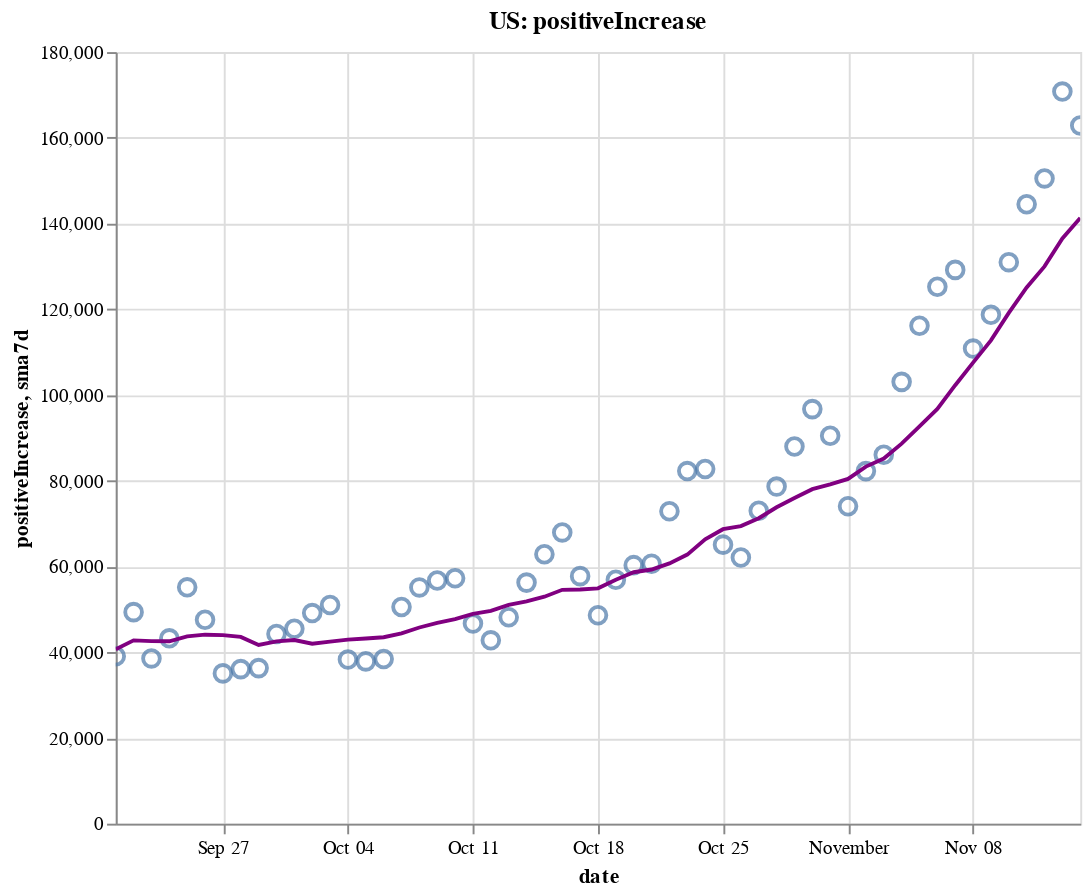

Notebook code for this chart:
### Code cell
create_plot(us, 'positiveIncrease')

### Figure 1 — Vega-Lite specification as saved in the notebook (floating-point values rounded to 4 significant figures)
{"config": {"view": {"continuousWidth": 400, "continuousHeight": 300}}, "layer": [{"layer": [{"mark": {"type": "point", "size": 75}, "encoding": {"tooltip": [{"type": "temporal", "field": "date"}, {"type": "quantitative", "field": "positiveIncrease"}, {"type": "quantitative", "field": "sma7d"}], "x": {"type": "temporal", "field": "date"}, "y": {"type": "quantitative", "field": "positiveIncrease"}}, "selection": {"selector002": {"type": "interval", "bind": "scales", "encodings": ["x", "y"]}}}, {"mark": {"type": "line", "color": "purple"}, "encoding": {"x": {"type": "temporal", "field": "date"}, "y": {"type": "quantitative", "field": "sma7d"}}}]}, {"mark": {"type": "rule", "color": "#aaa"}, "encoding": {"x": {"type": "temporal", "field": "date"}}, "transform": [{"filter": {"selection": "selector001"}}]}, {"mark": "circle", "encoding": {"opacity": {"condition": {"value": 1, "selection": "selector001"}, "value": 0}, "tooltip": [{"type": "temporal", "field": "date"}, {"type": "quantitative", "field": "positiveIncrease"}, {"type": "quantitative", "field": "sma7d"}], "x": {"type": "temporal", "field": "date"}, "y": {"type": "quantitative", "field": "positiveIncrease"}}, "selection": {"selector001": {"type": "single", "encodings": ["x"], "on": "mouseover", "nearest": true, "empty": "none"}}}, {"mark": {"type": "text", "align": "left", "dx": 5, "dy": -5, "stroke": "white", "strokeWidth": 2}, "encoding": {"text": {"type": "quantitative", "field": "positiveIncrease"}, "tooltip": [{"type": "temporal", "field": "date"}, {"type": "quantitative", "field": "positiveIncrease"}, {"type": "quantitative", "field": "sma7d"}], "x": {"type": "temporal", "field": "date"}, "y": {"type": "quantitative", "field": "positiveIncrease"}}, "transform": [{"filter": {"selection": "selector001"}}]}, {"mark": {"type": "text", "align": "left", "dx": 5, "dy": -5}, "encoding": {"text": {"type": "quantitative", "field": "positiveIncrease"}, "tooltip": [{"type": "temporal", "field": "date"}, {"type": "quantitative", "field": "positiveIncrease"}, {"type": "quantitative", "field": "sma7d"}], "x": {"type": "temporal", "field": "date"}, "y": {"type": "quantitative", "field": "positiveIncrease"}}, "transform": [{"filter": {"selection": "selector001"}}]}], "data": {"name": "data-d77a0a43522a2ae85f4c4c3c7a6b80ce"}, "height": 400, "title": "US: positiveIncrease", "width": 500, "$schema": "https://vega.github.io/schema/vega-lite/v4.8.1.json", "datasets": {"data-d77a0a43522a2ae85f4c4c3c7a6b80ce": [{"date": "2020-09-21T00:00:00", "totalTestResultsIncrease": 775000.0, "positiveIncrease": 39060.0, "death": 191900.0, "deathIncrease": 287.0, "positiveRate": 0.05, "state": "US", "sma7d": 40700.0}, {"date": "2020-09-22T00:00:00", "totalTestResultsIncrease": 850800.0, "positiveIncrease": 49350.0, "death": 192800.0, "deathIncrease": 854.0, "positiveRate": 0.058, "state": "US", "sma7d": 42770.0}, {"date": "2020-09-23T00:00:00", "totalTestResultsIncrease": 1010000.0, "positiveIncrease": 38550.0, "death": 193900.0, "deathIncrease": 1159.0, "positiveRate": 0.038, "state": "US", "sma7d": 42580.0}, {"date": "2020-09-24T00:00:00", "totalTestResultsIncrease": 1038000.0, "positiveIncrease": 43240.0, "death": 194800.0, "deathIncrease": 921.0, "positiveRate": 0.042, "state": "US", "sma7d": 42560.0}, {"date": "2020-09-25T00:00:00", "totalTestResultsIncrease": 1112000.0, "positiveIncrease": 55140.0, "death": 195700.0, "deathIncrease": 844.0, "positiveRate": 0.05, "state": "US", "sma7d": 43700.0}, {"date": "2020-09-26T00:00:00", "totalTestResultsIncrease": 1123000.0, "positiveIncrease": 47580.0, "death": 196600.0, "deathIncrease": 869.0, "positiveRate": 0.042, "state": "US", "sma7d": 44090.0}, {"date": "2020-09-27T00:00:00", "totalTestResultsIncrease": 905600.0, "positiveIncrease": 35060.0, "death": 196900.0, "deathIncrease": 307.0, "positiveRate": 0.039, "state": "US", "sma7d": 44000.0}, {"date": "2020-09-28T00:00:00", "totalTestResultsIncrease": 1164000.0, "positiveIncrease": 36060.0, "death": 197100.0, "deathIncrease": 257.0, "positiveRate": 0.031, "state": "US", "sma7d": 43570.0}, {"date": "2020-09-29T00:00:00", "totalTestResultsIncrease": 914100.0, "positiveIncrease": 36290.0, "death": 197900.0, "deathIncrease": 739.0, "positiveRate": 0.04, "state": "US", "sma7d": 41700.0}, {"date": "2020-09-30T00:00:00", "totalTestResultsIncrease": 904400.0, "positiveIncrease": 44270.0, "death": 198900.0, "deathIncrease": 1061.0, "positiveRate": 0.049, "state": "US", "sma7d": 42520.0}, {"date": "2020-10-01T00:00:00", "totalTestResultsIncrease": 998200.0, "positiveIncrease": 45480.0, "death": 199800.0, "deathIncrease": 851.0, "positiveRate": 0.046, "state": "US", "sma7d": 42840.0}, {"date": "2020-10-02T00:00:00", "totalTestResultsIncrease": 1242000.0, "positiveIncrease": 49130.0, "death": 200600.0, "deathIncrease": 835.0, "positiveRate": 0.04, "state": "US", "sma7d": 41980.0}, {"date": "2020-10-03T00:00:00", "totalTestResultsIncrease": 1100000.0, "positiveIncrease": 51010.0, "death": 201400.0, "deathIncrease": 741.0, "positiveRate": 0.046, "state": "US", "sma7d": 42470.0}, {"date": "2020-10-04T00:00:00", "totalTestResultsIncrease": 1029000.0, "positiveIncrease": 38290.0, "death": 201700.0, "deathIncrease": 363.0, "positiveRate": 0.037, "state": "US", "sma7d": 42930.0}, {"date": "2020-10-05T00:00:00", "totalTestResultsIncrease": 990500.0, "positiveIncrease": 37860.0, "death": 202000.0, "deathIncrease": 326.0, "positiveRate": 0.038, "state": "US", "sma7d": 43190.0}, {"date": "2020-10-06T00:00:00", "totalTestResultsIncrease": 907000.0, "positiveIncrease": 38420.0, "death": 202700.0, "deathIncrease": 634.0, "positiveRate": 0.042, "state": "US", "sma7d": 43490.0}, {"date": "2020-10-07T00:00:00", "totalTestResultsIncrease": 973500.0, "positiveIncrease": 50560.0, "death": 203600.0, "deathIncrease": 916.0, "positiveRate": 0.052, "state": "US", "sma7d": 44390.0}, {"date": "2020-10-08T00:00:00", "totalTestResultsIncrease": 1149000.0, "positiveIncrease": 55120.0, "death": 204600.0, "deathIncrease": 986.0, "positiveRate": 0.048, "state": "US", "sma7d": 45770.0}, {"date": "2020-10-09T00:00:00", "totalTestResultsIncrease": 1201000.0, "positiveIncrease": 56720.0, "death": 205500.0, "deathIncrease": 893.0, "positiveRate": 0.047, "state": "US", "sma7d": 46850.0}, {"date": "2020-10-10T00:00:00", "totalTestResultsIncrease": 1247000.0, "positiveIncrease": 57250.0, "death": 206100.0, "deathIncrease": 665.0, "positiveRate": 0.046, "state": "US", "sma7d": 47740.0}, {"date": "2020-10-11T00:00:00", "totalTestResultsIncrease": 1083000.0, "positiveIncrease": 46700.0, "death": 206600.0, "deathIncrease": 466.0, "positiveRate": 0.043, "state": "US", "sma7d": 48950.0}, {"date": "2020-10-12T00:00:00", "totalTestResultsIncrease": 1064000.0, "positiveIncrease": 42780.0, "death": 206900.0, "deathIncrease": 287.0, "positiveRate": 0.04, "state": "US", "sma7d": 49650.0}, {"date": "2020-10-13T00:00:00", "totalTestResultsIncrease": 1041000.0, "positiveIncrease": 48150.0, "death": 207600.0, "deathIncrease": 690.0, "positiveRate": 0.046, "state": "US", "sma7d": 51040.0}, {"date": "2020-10-14T00:00:00", "totalTestResultsIncrease": 1041000.0, "positiveIncrease": 56240.0, "death": 208400.0, "deathIncrease": 811.0, "positiveRate": 0.054, "state": "US", "sma7d": 51850.0}, {"date": "2020-10-15T00:00:00", "totalTestResultsIncrease": 1102000.0, "positiveIncrease": 62850.0, "death": 209300.0, "deathIncrease": 951.0, "positiveRate": 0.057, "state": "US", "sma7d": 52960.0}, {"date": "2020-10-16T00:00:00", "totalTestResultsIncrease": 1230000.0, "positiveIncrease": 67940.0, "death": 210200.0, "deathIncrease": 877.0, "positiveRate": 0.055, "state": "US", "sma7d": 54560.0}, {"date": "2020-10-17T00:00:00", "totalTestResultsIncrease": 1295000.0, "positiveIncrease": 57750.0, "death": 211000.0, "deathIncrease": 780.0, "positiveRate": 0.045, "state": "US", "sma7d": 54630.0}, {"date": "2020-10-18T00:00:00", "totalTestResultsIncrease": 1056000.0, "positiveIncrease": 48630.0, "death": 211400.0, "deathIncrease": 393.0, "positiveRate": 0.046, "state": "US", "sma7d": 54900.0}, {"date": "2020-10-19T00:00:00", "totalTestResultsIncrease": 1131000.0, "positiveIncrease": 56900.0, "death": 211800.0, "deathIncrease": 456.0, "positiveRate": 0.05, "state": "US", "sma7d": 56920.0}, {"date": "2020-10-20T00:00:00", "totalTestResultsIncrease": 948700.0, "positiveIncrease": 60310.0, "death": 212700.0, "deathIncrease": 832.0, "positiveRate": 0.064, "state": "US", "sma7d": 58660.0}, {"date": "2020-10-21T00:00:00", "totalTestResultsIncrease": 939500.0, "positiveIncrease": 60660.0, "death": 213700.0, "deathIncrease": 1024.0, "positiveRate": 0.065, "state": "US", "sma7d": 59290.0}, {"date": "2020-10-22T00:00:00", "totalTestResultsIncrease": 1219000.0, "positiveIncrease": 72890.0, "death": 214800.0, "deathIncrease": 1143.0, "positiveRate": 0.06, "state": "US", "sma7d": 60730.0}, {"date": "2020-10-23T00:00:00", "totalTestResultsIncrease": 1379000.0, "positiveIncrease": 82260.0, "death": 215800.0, "deathIncrease": 917.0, "positiveRate": 0.06, "state": "US", "sma7d": 62770.0}, {"date": "2020-10-24T00:00:00", "totalTestResultsIncrease": 1321000.0, "positiveIncrease": 82740.0, "death": 216700.0, "deathIncrease": 890.0, "positiveRate": 0.063, "state": "US", "sma7d": 66340.0}, {"date": "2020-10-25T00:00:00", "totalTestResultsIncrease": 1191000.0, "positiveIncrease": 65090.0, "death": 217000.0, "deathIncrease": 377.0, "positiveRate": 0.055, "state": "US", "sma7d": 68690.0}, {"date": "2020-10-26T00:00:00", "totalTestResultsIncrease": 1201000.0, "positiveIncrease": 62100.0, "death": 217400.0, "deathIncrease": 389.0, "positiveRate": 0.052, "state": "US", "sma7d": 69440.0}, {"date": "2020-10-27T00:00:00", "totalTestResultsIncrease": 1081000.0, "positiveIncrease": 73000.0, "death": 218300.0, "deathIncrease": 931.0, "positiveRate": 0.068, "state": "US", "sma7d": 71250.0}, {"date": "2020-10-28T00:00:00", "totalTestResultsIncrease": 1086000.0, "positiveIncrease": 78640.0, "death": 219400.0, "deathIncrease": 1025.0, "positiveRate": 0.072, "state": "US", "sma7d": 73820.0}, {"date": "2020-10-29T00:00:00", "totalTestResultsIncrease": 1325000.0, "positiveIncrease": 87990.0, "death": 220400.0, "deathIncrease": 1049.0, "positiveRate": 0.066, "state": "US", "sma7d": 75980.0}, {"date": "2020-10-30T00:00:00", "totalTestResultsIncrease": 1362000.0, "positiveIncrease": 96710.0, "death": 221400.0, "deathIncrease": 933.0, "positiveRate": 0.071, "state": "US", "sma7d": 78040.0}, {"date": "2020-10-31T00:00:00", "totalTestResultsIncrease": 1374000.0, "positiveIncrease": 90490.0, "death": 222300.0, "deathIncrease": 963.0, "positiveRate": 0.066, "state": "US", "sma7d": 79150.0}, {"date": "2020-11-01T00:00:00", "totalTestResultsIncrease": 1140000.0, "positiveIncrease": 74050.0, "death": 222700.0, "deathIncrease": 391.0, "positiveRate": 0.065, "state": "US", "sma7d": 80430.0}, {"date": "2020-11-02T00:00:00", "totalTestResultsIncrease": 1328000.0, "positiveIncrease": 82250.0, "death": 223200.0, "deathIncrease": 476.0, "positiveRate": 0.062, "state": "US", "sma7d": 83300.0}, {"date": "2020-11-03T00:00:00", "totalTestResultsIncrease": 1126000.0, "positiveIncrease": 86080.0, "death": 224700.0, "deathIncrease": 1529.0, "positiveRate": 0.076, "state": "US", "sma7d": 85170.0}, {"date": "2020-11-04T00:00:00", "totalTestResultsIncrease": 1207000.0, "positiveIncrease": 103100.0, "death": 225800.0, "deathIncrease": 1116.0, "positiveRate": 0.085, "state": "US", "sma7d": 88660.0}, {"date": "2020-11-05T00:00:00", "totalTestResultsIncrease": 1564000.0, "positiveIncrease": 116200.0, "death": 227000.0, "deathIncrease": 1124.0, "positiveRate": 0.074, "state": "US", "sma7d": 92690.0}, {"date": "2020-11-06T00:00:00", "totalTestResultsIncrease": 1562000.0, "positiveIncrease": 125300.0, "death": 228100.0, "deathIncrease": 1186.0, "positiveRate": 0.08, "state": "US", "sma7d": 96760.0}, {"date": "2020-11-07T00:00:00", "totalTestResultsIncrease": 1406000.0, "positiveIncrease": 129200.0, "death": 229200.0, "deathIncrease": 1104.0, "positiveRate": 0.092, "state": "US", "sma7d": 102300.0}, {"date": "2020-11-08T00:00:00", "totalTestResultsIncrease": 1259000.0, "positiveIncrease": 110800.0, "death": 229700.0, "deathIncrease": 487.0, "positiveRate": 0.088, "state": "US", "sma7d": 107500.0}, {"date": "2020-11-09T00:00:00", "totalTestResultsIncrease": 1519000.0, "positiveIncrease": 118700.0, "death": 230300.0, "deathIncrease": 580.0, "positiveRate": 0.078, "state": "US", "sma7d": 112800.0}, {"date": "2020-11-10T00:00:00", "totalTestResultsIncrease": 1237000.0, "positiveIncrease": 131000.0, "death": 231700.0, "deathIncrease": 1347.0, "positiveRate": 0.106, "state": "US", "sma7d": 119200.0}, {"date": "2020-11-11T00:00:00", "totalTestResultsIncrease": 1382000.0, "positiveIncrease": 144500.0, "death": 233200.0, "deathIncrease": 1565.0, "positiveRate": 0.105, "state": "US", "sma7d": 125100.0}, {"date": "2020-11-12T00:00:00", "totalTestResultsIncrease": 1490000.0, "positiveIncrease": 150500.0, "death": 234300.0, "deathIncrease": 1104.0, "positiveRate": 0.101, "state": "US", "sma7d": 130000.0}, {"date": "2020-11-13T00:00:00", "totalTestResultsIncrease": 1684000.0, "positiveIncrease": 170800.0, "death": 235600.0, "deathIncrease": 1304.0, "positiveRate": 0.101, "state": "US", "sma7d": 136500.0}, {"date": "2020-11-14T00:00:00", "totalTestResultsIncrease": 1639000.0, "positiveIncrease": 162900.0, "death": 236900.0, "deathIncrease": 1319.0, "positiveRate": 0.099, "state": "US", "sma7d": 141300.0}]}}
